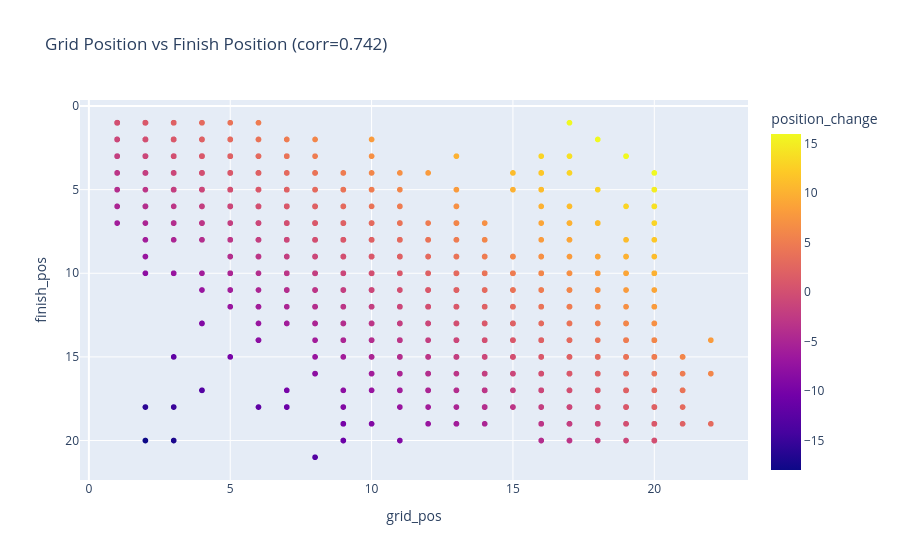

The code cell stored with this chart in its notebook:
### Code cell
fig = px.scatter(
    grid_finish,
    x="grid_pos",
    y="finish_pos",
    color="position_change",
    hover_name="driver_id",
    title=f"Grid Position vs Finish Position (corr={grid_corr:.3f})",
)
fig.update_yaxes(autorange="reversed")
fig.write_html(OUTPUT_CHARTS / "grid_vs_finish_driver.html", include_plotlyjs="cdn")
fig.show()

### Figure 1 — Plotly figure (JSON) as saved in the notebook; plotly's stock layout.template omitted (floating-point values rounded to 4 significant figures; data arrays with more than 128 entries replaced by an {"elided": "..."} marker saying what was removed)
{"data": [{"hovertemplate": "<b>%{hovertext}</b><br><br>grid_pos=%{x}<br>finish_pos=%{y}<br>position_change=%{marker.color}<extra></extra>", "hovertext": {"elided": "1225 str values"}, "legendgroup": "", "marker": {"color": {"elided": "1225 float values"}, "coloraxis": "coloraxis", "symbol": "circle"}, "mode": "markers", "name": "", "showlegend": false, "type": "scattergl", "x": {"elided": "1225 int values"}, "xaxis": "x", "y": {"elided": "1225 float values"}, "yaxis": "y"}], "layout": {"coloraxis": {"colorbar": {"title": {"text": "position_change"}}, "colorscale": [[0.0, "#0d0887"], [0.1111, "#46039f"], [0.2222, "#7201a8"], [0.3333, "#9c179e"], [0.4444, "#bd3786"], [0.5556, "#d8576b"], [0.6667, "#ed7953"], [0.7778, "#fb9f3a"], [0.8889, "#fdca26"], [1.0, "#f0f921"]]}, "legend": {"tracegroupgap": 0}, "title": {"text": "Grid Position vs Finish Position (corr=0.742)"}, "xaxis": {"anchor": "y", "domain": [0.0, 1.0], "title": {"text": "grid_pos"}}, "yaxis": {"anchor": "x", "autorange": "reversed", "domain": [0.0, 1.0], "title": {"text": "finish_pos"}}}}
